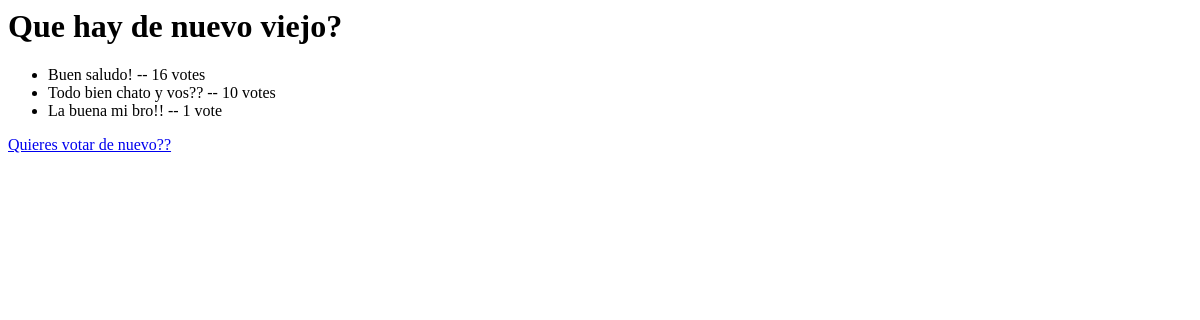
The app's page /polls/1/results/, older data.
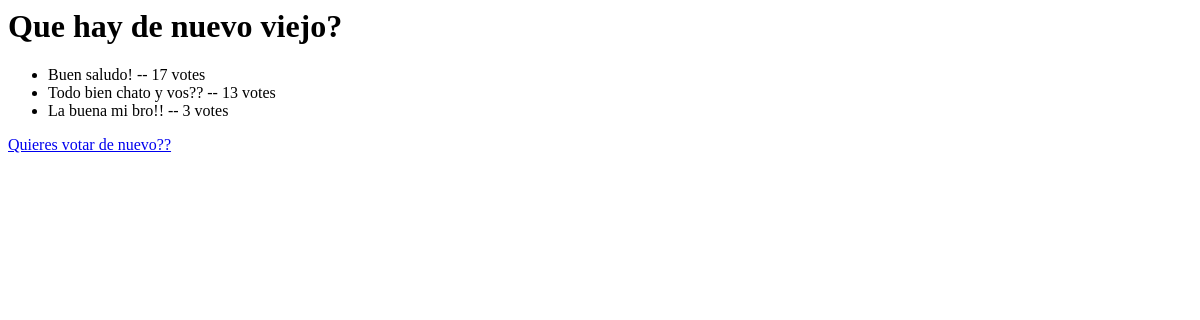
The same page, newer data.
### polls/models.py (models this page shows, shortened)
class Choice(models.Model):
    question = models.ForeignKey(Question, on_delete=models.CASCADE, related_name='Foranea_pregunta')
    choice_text = models.CharField(max_length=200)
    votes = models.IntegerField(default=0)

### polls/views.py (the view)
# urls.py: path("<int:pk>/results/", views.ResultsView.as_view(), name="results"), #CAMBIAMOS Resultsview y añadimos .as_view
class ResultsView(generic.DetailView):
    model = Question
    template_name = "polls/results.html"

### polls/templates/Polls/results.html
<h1>{{ question.question_text }}</h1>
<ul>
{% for choice in question.Foranea_pregunta.all %}
    <li>{{ choice.choice_text }} -- {{ choice.votes }} vote{{ choice.votes|pluralize }}</li>
{% endfor %}
</ul>
<a href="{% url 'polls:ejemplo_name' question.id %}">Quieres votar de nuevo??</a>

Row changes from the older to the newer data that the page shows:
changed Choice "Buen saludo!": votes "16" → "17"
changed Choice "Todo bien chato y vos??": votes "10" → "13"
changed Choice "La buena mi bro!!": votes "1" → "3"
